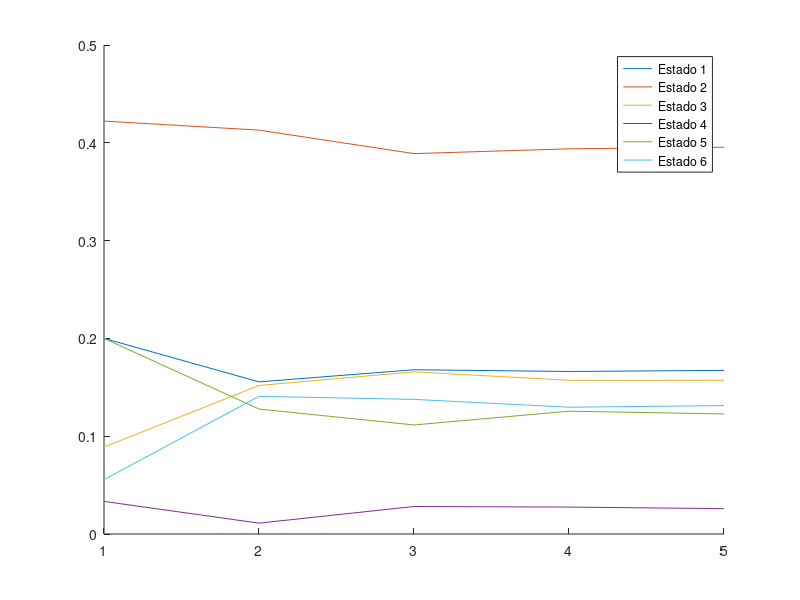

The MATLAB script that drew this image:
clear all;
format long;
   % A   B   C   D   E   F
H = [0   0   1   0   1   1    
     1   1   1   1   1   1  
     0   1   0   0   0   1  
     0   0   0   0   0   1  
     1   0   0   1   0   1  
     0   1   0   0   0   0  ];

saidas = sum(H);
H = H./saidas;
H(isnan(H)) = 0;    

prank = ones(length(H), 1) / length(H);

nIter = 5;
vals = zeros(length(H), nIter);

for iter = 1:1:nIter
    prank = H * prank;
    vals(:,iter) = prank;
end

k = 1:1:nIter;

hold on
plot(k, vals(1,:));
plot(k, vals(2,:));
plot(k, vals(3,:));
plot(k, vals(4,:));
plot(k, vals(5,:));
plot(k, vals(6,:));
hold off

legend("Estado 1", "Estado 2", "Estado 3", "Estado 4", "Estado 5", "Estado 6")
prank